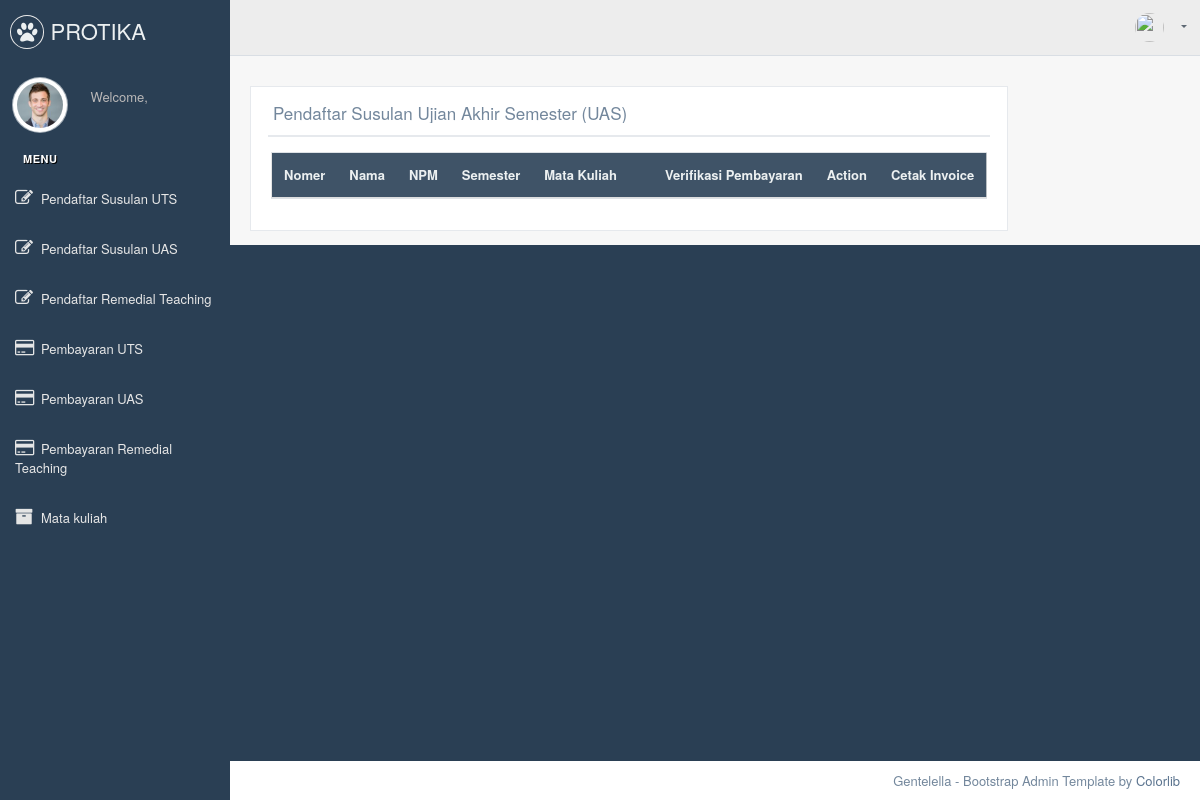
Before: /index.php/c_uas with the older database file.
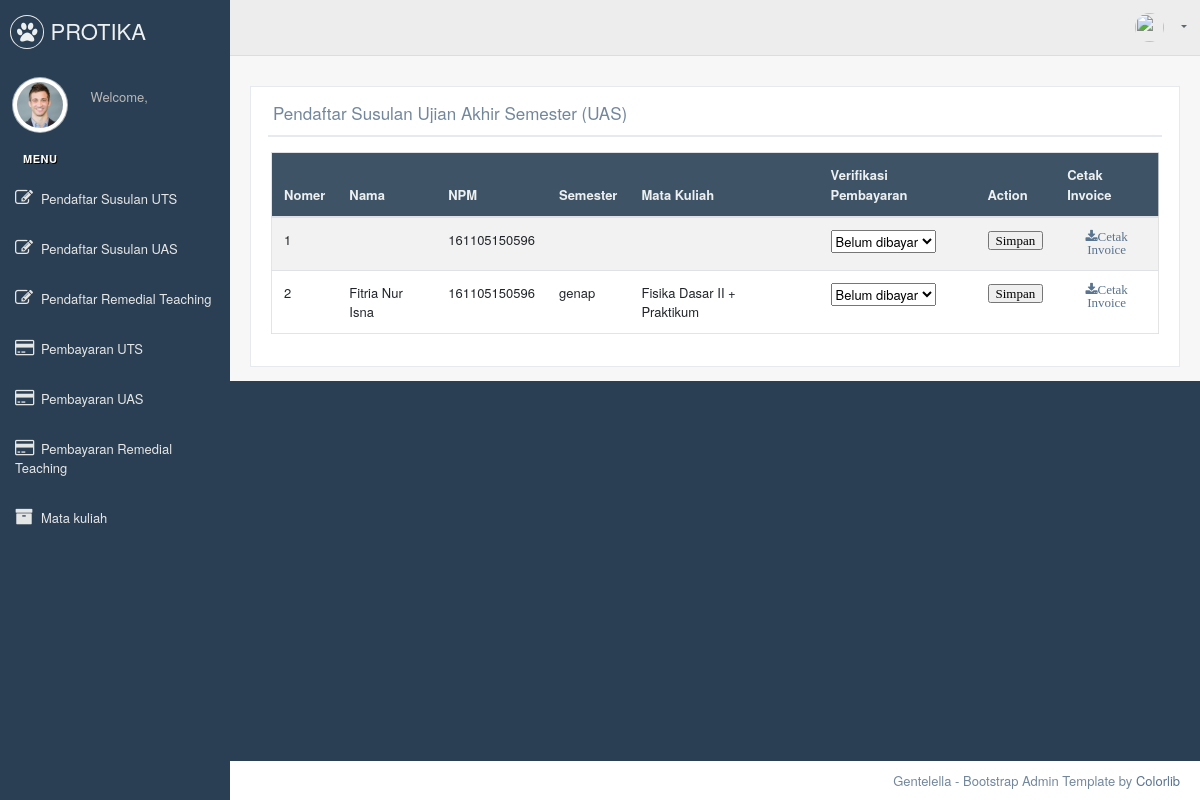
After: the same page with the newer database file.
### tables this page shows
CREATE TABLE `susulan_uas` (
  `npm` varchar(12) NOT NULL,
  `nama_mahasiswa` varchar(100) DEFAULT NULL,
  `program_studi` varchar(20) DEFAULT NULL,
  `tahun_ajaran` varchar(10) DEFAULT NULL,
  `kelas` varchar(10) DEFAULT NULL,
  `no_tlp` varchar(13) DEFAULT NULL,
  `matkul` varchar(100) DEFAULT NULL,
  `semester` varchar(6) DEFAULT NULL,
  `dosen` varchar(100) DEFAULT NULL,
  `tanggal_uas` date DEFAULT NULL,
  `pukul` time DEFAULT NULL,
  `verivikasi` varchar(20) DEFAULT NULL
);

### application/libraries/Template.php (called while the page is built)
<?php if (! defined('BASEPATH')) exit('No direct script access allowed');
class Template {
	var $template_data = array();
	function set($name, $value)
	{
		$this->template_data[$name] = $value;
	}
	function load($template = '', $view = '', $view_data = array(), $return = FALSE)
	{
		$this->CI=&get_instance();
		$this->set('contents', $this->CI->load->view($view,$view_data, TRUE));
		return $this->CI->load->view ($template, $this->template_data, $return);
	}
}

### application/controllers/C_uas.php (called while the page is built, shortened)
<?php
class C_uas extends CI_Controller {
	public function index()
	{
		$data["susulan_uas"] = $this->M_uas->getwhere('verivikasi',0,'susulan_uas')->result();
		$this->template->load('admin/va_static','admin/va_uas',$data);
	}
}

### index.php (called while the page is built, shortened)
<?php
require_once BASEPATH.'core/CodeIgniter.php';

### application/models/M_uas.php (called while the page is built, shortened)
<?php defined('BASEPATH') or exit('No direct script access allowed');
class M_uas extends CI_Model
{
    public function getwhere($field, $where, $table)
    {
        $this->db->where($field, $where);
        $query = $this->db->get($table);
        return $query;
    }
}

### application/views/admin/va_uas.php (the view, shortened to what this page needs)
<div class="col-md-12 col-sm-12  ">
                <div class="x_panel">
                  <div class="x_title">
                    <h2>Pendaftar Susulan Ujian Akhir Semester (UAS)</h2>
                    <ul class="nav navbar-center panel_toolbox">
                      <li><a class="collapse-link"><i class="fa fa-chevron-center"></i></a>
                      </li>
                    </ul>
                    <div class="clearfix"></div>
                  </div>
                  <div class="x_content">
                    <div class="table-responsive">
                      <form action="<?php echo base_url().'C_uas/update/';?>" method="post">
                      <table class="table table-striped jambo_table bulk_action">
                        <thead>
        <tr>
           <th>Nomer</th>
          <th>Nama</th>
          <th>NPM</th>
          <th>Semester</th>
          <th>Mata Kuliah</th>
          <th></th>
          <th>Verifikasi Pembayaran</th>
          <th>Action</th>
          <th>Cetak Invoice</th>
        </tr>
      </thead>
      <tbody>
      <tr>
        <?php
                                        $no = 1;
                                        foreach ($susulan_uas as $s)  {?>
                                        <td><?php echo $no++ ?></td>
                                        <td><?php echo $s->nama_mahasiswa; ?></td>
                                        <td><input type="hidden" name="npm" value="<?php echo $s->npm; ?>" class="form-control"><?php echo $s->npm; ?></td>
                                        <td><?php echo $s->semester; ?></td>
                                        <td><?php echo $s->matkul; ?></td>
                                        <td></td>
                                        <td>
                                        <select name="verivikasi">
                                            <option value="0">Belum dibayar</option>
                                        </select>
                                        </td>
                                        <td align="center"><input type="submit" value="Simpan"  class="fa fa-save"></td>
                                        <td align="center"><a href="<?= base_url()?>C_admin/invoice_pdf/<?= $s->npm?>" class="fa fa-download" >Cetak Invoice</a></td>
        </tr>
        <?php } ?>
      </tbody>
                      </table>
                    </div>
                  </div>
                </div>
              </div>
            </div>
          </div>
        </div>

Changed rows visible on the page:
added susulan_uas: npm "161105150596"
added susulan_uas: nama_mahasiswa "Fitria Nur Isna", npm "161105150596", semester "genap", matkul "Fisika Dasar II + Praktikum"
